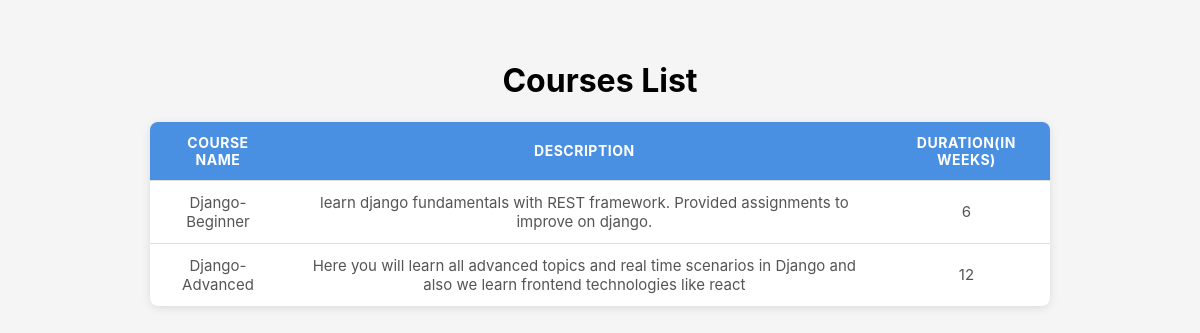
Screenshot of /academy/courses/ with the database file from the repository.
### academy/models.py (models this page shows, shortened)
class Course(models.Model):
    course_name = models.CharField(max_length=50)
    description = models.TextField(max_length=250)
    duration = models.PositiveIntegerField()
    course_image = models.ImageField(upload_to='images/', blank=True, null=True)
    created_at = models.DateField(auto_now_add=True)
    updated_at = models.DateField(auto_now=True)

### academy/views.py (the view)
# urls.py: path('courses/', views.course,name='course'),
def course(request):
    courses = Course.objects.all()
    context = {
        'courses' : courses,
    }
    return render(request, 'course.html',context)

### templates/course.html (shortened to what this page needs)
{% load static %}
<!DOCTYPE html>
<html lang="en">
<head>
    <link rel="stylesheet" href="{% static 'css/style.css' %}">
</head>
<body>
    <h1>Courses List</h1>
        <table>
        <thead>
            <tr>
                <th>Course Name</th>
                <th>Description</th>
                <th>Duration(in weeks)</th>
            </tr>
        </thead>
        <tbody>
            {% for course in courses %}
            <tr>
                <td>{{course.course_name}}</td>
                <td>{{course.description}}</td>
                <td>{{course.duration}}</td>
            </tr>
        {% endfor %}
        </tbody>
    </table>
</body>
</html>

### training_portal/static/css/style.css (style rules this page uses)
body { font-family: "Inter", sans-serif; background: #f5f5f5; margin: 0; padding: 40px; text-align: center; }
table { margin: auto; border-collapse: collapse; width: 90%; max-width: 900px; background: white; border-radius: 8px; overflow: hidden; box-shadow: 0 2px 10px rgba(0, 0, 0, 0.1); }
thead { background: #4a90e2; color: white; }
th, td { padding: 12px 15px; border-bottom: 1px solid #ddd; }
th { text-transform: uppercase; font-size: 14px; letter-spacing: 0.5px; }
td { color: #555; font-size: 15px; }
tbody tr:last-child td { border-bottom: none; }

### rows the page displays
Course: course_name "Django-Beginner", description "learn django fundamentals with REST framework. Provided assignments to improve on django.", duration "6"
Course: course_name "Django-Advanced", description "Here you will learn all advanced topics and real time scenarios in Django and also we learn frontend technologies like react", duration "12"
